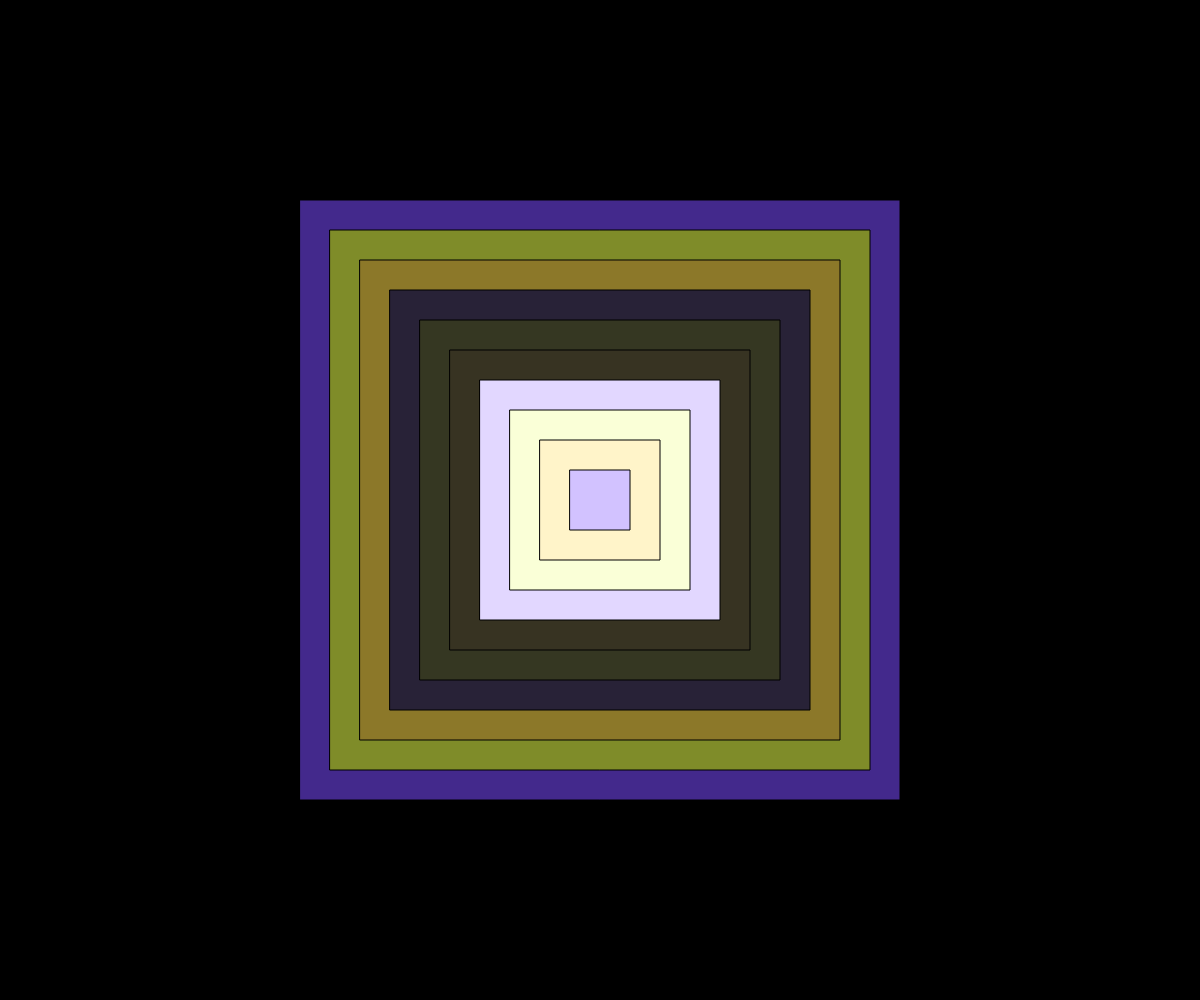
Frame 1 (no input)
Frame 60 (no input): identical to frame 1, image omitted
Frame 120 (the mouse pressed at the canvas centre since frame 60): identical to frame 1, image omitted

The p5.js sketch that drew this single still picture (run headless with seeded random() and noise() and a simulated clock; from frame 60 on, the mouse is pressed at the canvas centre):

// p5.js sketch
// ── sketch.js
let x,y,d;
let numCircles;
let spacing;
let i;
let colorPalette = ['#43298C', '#7F8C29','#8C7829', '#282237', '#353722', '#373322', '#E2D7FF', '#FAFFD7','#FFF4C9','#D2C2FF'];
function setup() {
  // Create a canvas that fills the entire browser window
  createCanvas(windowWidth, windowHeight);

  x = width/2;
  y = height/2;
  d = width/2;
  numCircles = 10;
  spacing = d/numCircles;
}


function draw() {
  background(0);
  d = width/2;
  for (i = 0; i < numCircles; i++)
  {
  fill(colorPalette[i]);
  rectMode(CENTER);
  rect(x,y,d);
  d = d - spacing;
  }
}
